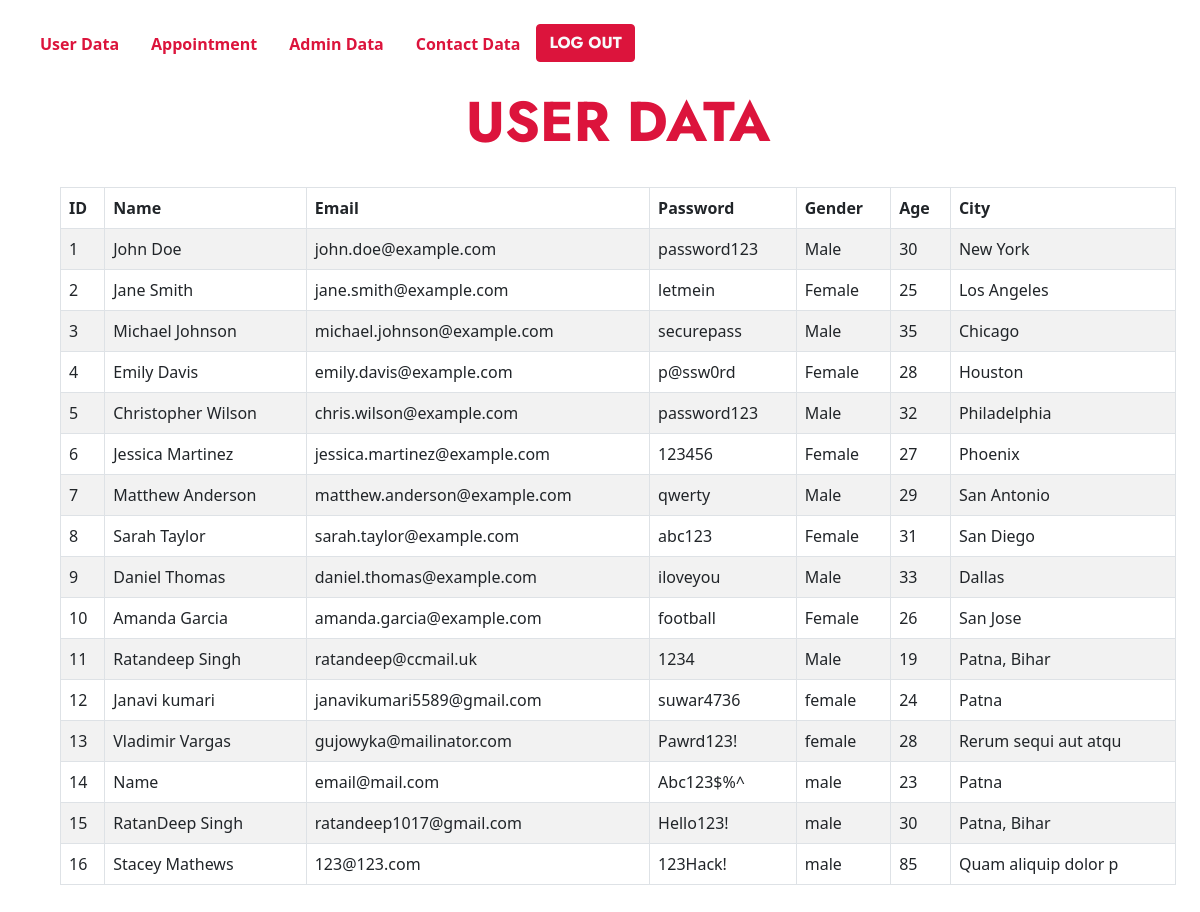
The app's page /admin/login.php (signed in) with its own data.
### tables this page shows
CREATE TABLE `registration` (
  `id` int(11) NOT NULL,
  `name` text NOT NULL,
  `email` text NOT NULL,
  `password` text NOT NULL,
  `gender` text NOT NULL,
  `age` int(50) NOT NULL,
  `city` text NOT NULL
);

### admin/login.php (the view, shortened to what this page needs)
<?php
include "../connect.php";
?>
<!DOCTYPE html>
<html lang="en">
<head>
    <link href="https://cdnjs.cloudflare.com/ajax/libs/font-awesome/5.10.0/css/all.min.css" rel="stylesheet">
    <link href="https://cdn.jsdelivr.net/npm/bootstrap-icons@1.4.1/font/bootstrap-icons.css" rel="stylesheet">
    <link href="lib/owlcarousel/assets/owl.carousel.min.css" rel="stylesheet">
    <link href="lib/animate/animate.min.css" rel="stylesheet">
    <link href="lib/tempusdominus/css/tempusdominus-bootstrap-4.min.css" rel="stylesheet" />
    <link href="lib/twentytwenty/twentytwenty.css" rel="stylesheet" />
    <link href="css/bootstrap.min.css" rel="stylesheet">
    <link href="css/style.css" rel="stylesheet">
    <link rel="stylesheet" href="../bootstrap/css/bootstrap.min.css">
</head>
<body>
    <div class="m-lg-4">
        <ul class="nav nav-pills">
            <li class="nav-item">
                <a class="nav-link fw-bold" href="login.php">User Data</a>
            </li>
            <li class="nav-item">
                <a class="nav-link fw-bold" href="appointment.php">Appointment</a>
            </li>
            <li class="nav-item">
                <a class="nav-link fw-bold" href="admin.php">Admin Data</a>
            </li>
            <li class="nav-item">
                <a class="nav-link fw-bold" href="contact.php">Contact Data</a>
            </li>
            <form method="POST">
                <button type="submit" name="logout" class="btn btn-primary text-light fw-bold">LOG OUT</button>
            </form>
        </ul>
    </div>
    <div class="container mx-5">
        <div>
            <h1 class="display-4 text-center fw-bolder text-primary">USER DATA</h1>
        </div>
        <br>
        <table id="myTable" class="table table-bordered table-striped">
            <thead>
                <tr>
                    <th>ID</th>
                    <th>Name</th>
                    <th>Email</th>
                    <th>Password</th>
                    <th>Gender</th>
                    <th>Age</th>
                    <th>City</th>
                </tr>
            </thead>
            <tbody>
                <?php
                $select = "SELECT * FROM `registration`";
                $result = $conn->query($select);
                while ($row = mysqli_fetch_array($result)) {
                    ?>
                <tr>
                    <td>
                        <?php echo $row['id']; ?>
                    </td>
                    <td>
                        <?php echo $row['name']; ?>
                    </td>
                    <td>
                        <?php echo $row['email']; ?>
                    </td>
                    <td>
                        <?php echo $row['password']; ?>
                    </td>
                    <td>
                        <?php echo $row['gender']; ?>
                    </td>
                    <td>
                        <?php echo $row['age']; ?>
                    </td>
                    <td>
                        <?php echo $row['city']; ?>
                    </td>
                </tr>
                <?php
                }
                ?>
            </tbody>
        </table>
    </div>
    <br><br>
</body>
</html>

### css/style.css (style rules this page uses)
:root { --primary: crimson; --secondary: #f66f42; --light: #dde5e7; --dark: #021025; }
h1, h2, .font-weight-bold { font-weight: 700 !important; }
.btn { font-family: 'Jost', sans-serif; font-weight: 600; transition: .5s; }
.btn-primary, .btn-secondary { color: #ffffff; }

### records on screen
registration: id "1", name "John Doe", email "john.doe@example.com", password "password123", gender "Male", age "30", city "New York"
registration: id "2", name "Jane Smith", email "jane.smith@example.com", password "letmein", gender "Female", age "25", city "Los Angeles"
registration: id "3", name "Michael Johnson", email "michael.johnson@example.com", password "securepass", gender "Male", age "35", city "Chicago"
registration: id "4", name "Emily Davis", email "emily.davis@example.com", password "p@ssw0rd", gender "Female", age "28", city "Houston"
registration: id "5", name "Christopher Wilson", email "chris.wilson@example.com", password "password123", gender "Male", age "32", city "Philadelphia"
registration: id "6", name "Jessica Martinez", email "jessica.martinez@example.com", password "123456", gender "Female", age "27", city "Phoenix"
registration: id "7", name "Matthew Anderson", email "matthew.anderson@example.com", password "qwerty", gender "Male", age "29", city "San Antonio"
registration: id "8", name "Sarah Taylor", email "sarah.taylor@example.com", password "abc123", gender "Female", age "31", city "San Diego"
registration: id "9", name "Daniel Thomas", email "daniel.thomas@example.com", password "iloveyou", gender "Male", age "33", city "Dallas"
registration: id "10", name "Amanda Garcia", email "amanda.garcia@example.com", password "football", gender "Female", age "26", city "San Jose"
registration: id "11", name "Ratandeep Singh", email "ratandeep@ccmail.uk", password "1234", gender "Male", age "19", city "Patna, Bihar"
registration: id "12", name "Janavi kumari", email "janavikumari5589@gmail.com", password "suwar4736", gender "female", age "24", city "Patna"
registration: id "13", name "Vladimir Vargas", email "gujowyka@mailinator.com", password "Pawrd123!", gender "female", age "28", city "Rerum sequi aut atqu"
registration: id "14", name "Name", email "email@mail.com", password "Abc123$%^", gender "male", age "23", city "Patna"
registration: id "15", name "RatanDeep Singh", email "ratandeep1017@gmail.com", password "Hello123!", gender "male", age "30", city "Patna, Bihar"
registration: id "16", name "Stacey Mathews", email "123@123.com", password "123Hack!", gender "male", age "85", city "Quam aliquip dolor p"
